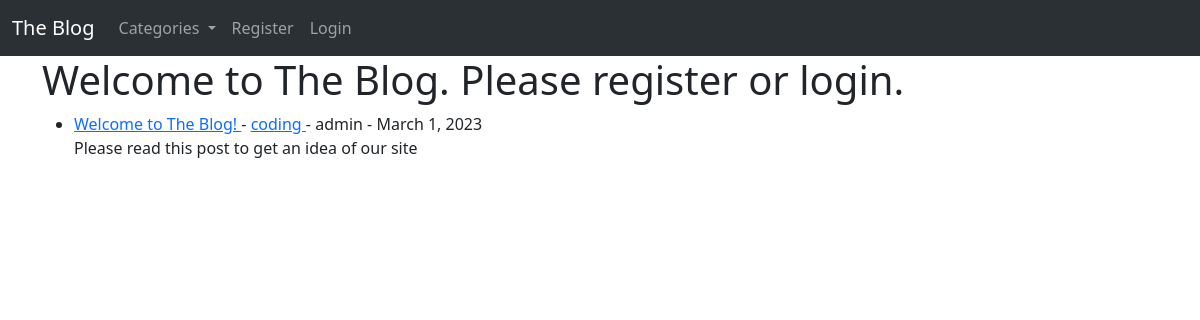
The page / on the database its author committed.
### theblog/models.py (models this page shows, shortened)
class Post(models.Model):
    title = models.CharField(max_length=255)
    header_image = models.ImageField(null=True, blank=True, upload_to='images/')
    title_tag = models.CharField(max_length=255)
    author = models.ForeignKey(User, on_delete=models.CASCADE)
    body = RichTextField(blank=True, null=True)
    publication_date = models.DateField(auto_now_add=True)
    category = models.CharField(max_length=255, default='miscellaneous')
    snippet = models.CharField(max_length=255)
    likes = models.ManyToManyField(User, related_name='blog_post')

### theblog/views.py (the view)
# urls.py: path('', HomeView.as_view(), name='home'),
class HomeView(ListView):
    model = Post
    template_name = 'home.html'
    ordering = ['-publication_date']
    def get_context_data(self, *args, **kwargs):
        cat_menu = Category.objects.all() #collects all of the names of the categories and stores them in the 'cat_menu' variable
        context = super(HomeView, self).get_context_data(*args, **kwargs)
        context['cat_menu']= cat_menu
        return context

### theblog/context_proccessors.py (called while the page is built)
def navbar_context(request):
    return {'cat_menu': Category.objects.all(), }

### theblog/models.py (called while the page is built)
    def __str__(self):
        return self.name

### theblog/templates/home.html (shortened to what this page needs)
{% extends 'base.html' %}
{% block content %}
{% if user.is_authenticated %}
    <h1>Welcome back {{user.username}}. Please share your thoughts!</h1>
{% else %}
    <h1>Welcome to The Blog. Please register or login.</h1>
{% endif %}
<ul>
    {% for post in object_list %}
        <li>
            <a href="{% url 'article-detail' post.pk %}">
                {{post.title}}
            </a>
            - <a href="{% url 'category' post.category|slugify %}">
                {{post.category}}
            </a>
                - {{post.author}}
                - {{post.publication_date}}
                <br/>
                {{post.snippet}}
                </li>
    {% endfor %}
</ul>
{% endblock %}

### rows shown on the page
Post: title "Welcome to The Blog!", category "coding", author "admin", publication_date "March 1, 2023", snippet "Please read this post to get an idea of our site"
